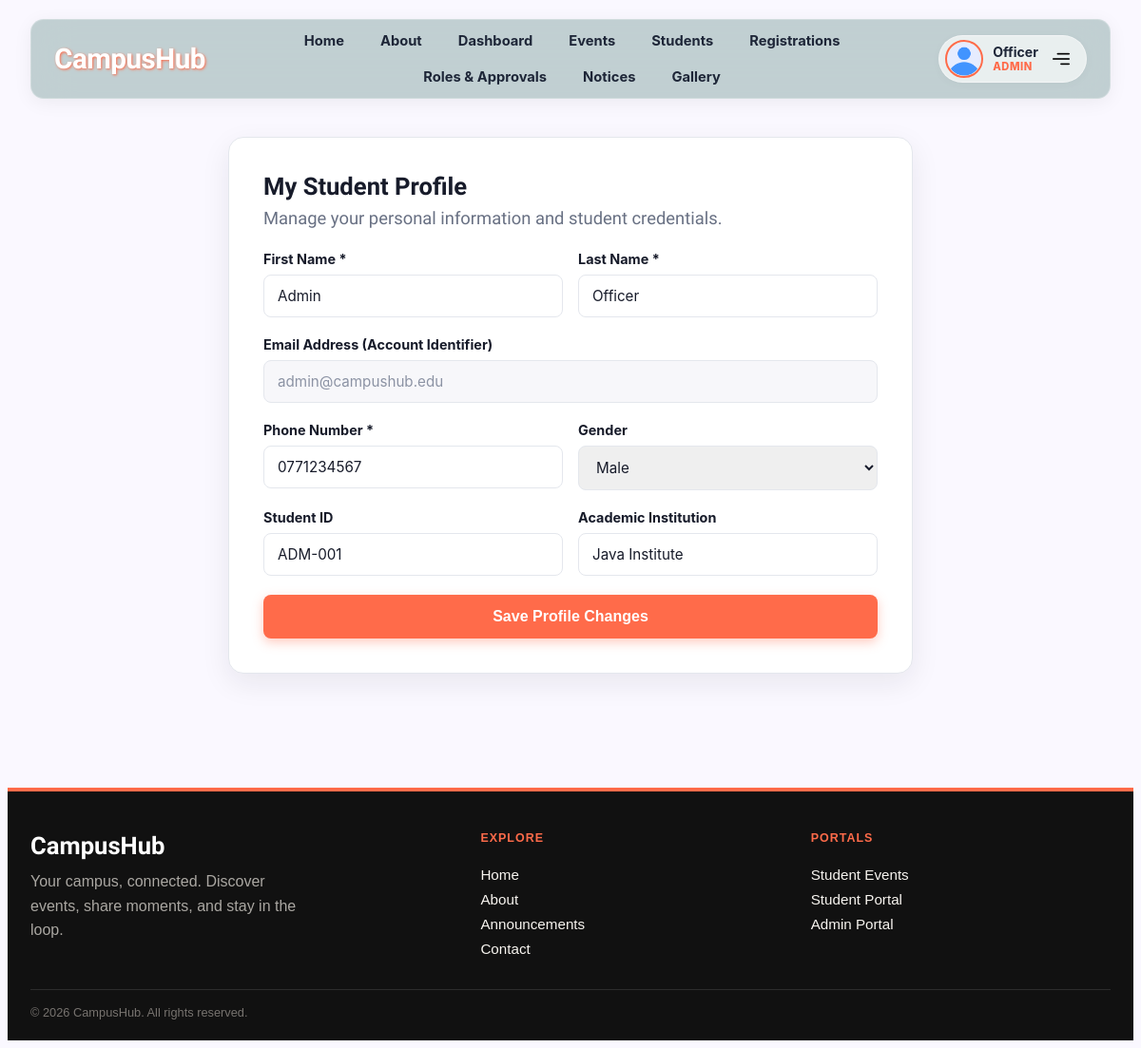
/student/profile.php (signed in), run on the app's committed database.
### tables this page shows
CREATE TABLE IF NOT EXISTS `users` (
  `user_id` INT AUTO_INCREMENT PRIMARY KEY,
  `first_name` VARCHAR(50) NOT NULL,
  `last_name` VARCHAR(75) NOT NULL,
  `email` VARCHAR(100) NOT NULL UNIQUE,
  `phone` VARCHAR(25) NOT NULL UNIQUE,
  `password_hash` VARCHAR(255) NOT NULL,
  `gender` VARCHAR(10) NOT NULL DEFAULT 'other',
  `role` ENUM('super_admin', 'admin', 'moderator', 'student', 'teacher') NOT NULL DEFAULT 'student',
  `student_id` VARCHAR(50) NULL,
  `institution` VARCHAR(150) NULL DEFAULT 'Java Institute for Advanced Technology',
  `profile_photo` VARCHAR(255) NULL DEFAULT 'default-avatar.png',
  `created_at` TIMESTAMP DEFAULT CURRENT_TIMESTAMP
);

### includes/db.php (called while the page is built, shortened)
<?php
class Database
{
  private static $connection = null;
  public static function getConnection()
  {
    if (self::$connection === null) {
      $conn = @new mysqli(DB_HOST, DB_USER, DB_PASS, DB_NAME, 3306);
      $conn->set_charset("utf8mb4");
      self::$connection = $conn;
    }
    return self::$connection;
  }
  public static function search($query, $types = null, $params = [])
  {
    $conn = self::getConnection();
    $statement = $conn->prepare($query);
    if ($types != null && !empty($params)) {
      $statement->bind_param($types, ...$params);
    }
    $statement->execute();
    $result = $statement->get_result();
    return $result;
  }
}

### student/profile.php (the view, shortened to what this page needs)
<?php
require_once '../includes/header.php';
require_once '../includes/db.php';
$user_id = isset($_SESSION['user_id']) ? (int)$_SESSION['user_id'] : 2;
$user = null;
$res = Database::search("SELECT * FROM users WHERE user_id = ? LIMIT 1", "i", [$user_id]);
if ($res && $res->num_rows > 0) {
    $user = $res->fetch_assoc();
}
?>
<main class="page-container">
  <div class="profile-container">
    <div class="profile-card">
      <h1>My Student Profile</h1>
      <p class="subtitle">Manage your personal information and student credentials.</p>
      <form action="profile.php" method="POST">
        <div class="form-row-2">
          <div class="form-group">
            <label for="first_name">First Name *</label>
            <input type="text" id="first_name" name="first_name" class="form-control" value="<?php echo htmlspecialchars($user['first_name']); ?>" required>
          </div>
          <div class="form-group">
            <label for="last_name">Last Name *</label>
            <input type="text" id="last_name" name="last_name" class="form-control" value="<?php echo htmlspecialchars($user['last_name']); ?>" required>
          </div>
        </div>
        <div class="form-group">
          <label>Email Address (Account Identifier)</label>
          <input type="email" class="form-control" value="<?php echo htmlspecialchars($user['email']); ?>" disabled>
        </div>
        <div class="form-row-2">
          <div class="form-group">
            <label for="phone">Phone Number *</label>
            <input type="text" id="phone" name="phone" class="form-control" value="<?php echo htmlspecialchars($user['phone']); ?>" required>
          </div>
          <div class="form-group">
            <label for="gender">Gender</label>
            <select id="gender" name="gender" class="form-control">
              <option value="male" <?php echo ($user['gender'] === 'male') ? 'selected' : ''; ?>>Male</option>
            </select>
          </div>
        </div>
        <div class="form-row-2">
          <div class="form-group">
            <label for="student_id">Student ID</label>
            <input type="text" id="student_id" name="student_id" class="form-control" value="<?php echo htmlspecialchars($user['student_id'] ?? 'JI-2024-042'); ?>">
          </div>
          <div class="form-group">
            <label for="institution">Academic Institution</label>
            <input type="text" id="institution" name="institution" class="form-control" value="<?php echo htmlspecialchars($user['institution'] ?? 'Java Institute for Advanced Technology'); ?>">
          </div>
        </div>
        <button type="submit" class="btn-save">Save Profile Changes</button>
      </form>
    </div>
  </div>
</main>
<?php
require_once '../includes/footer.php';
?>

### assets/css/style.css (style rules this page uses)
body { background-color: #faf8ff; font-family: 'Archivo Black', sans-serif; }

### student/profile.php (style rules this page uses)
.page-container { --ink: #171b2a; --muted: #687083; --line: #e4e7ed; --coral: #FF6B4A; width: 100%; padding: 0 24px 64px; box-sizing: border-box; }
.profile-container { width: 100%; max-width: 720px; margin: 40px auto 0; }
.profile-card { background: #ffffff; border: 1px solid var(--line); border-radius: 16px; padding: 36px; box-shadow: 0 10px 30px rgba(23, 27, 42, 0.08); }
.profile-card h1 { margin: 0 0 8px; color: var(--ink); font-size: 1.6rem; }
.profile-card p.subtitle { margin: 0 0 24px; color: var(--muted); font-family: 'Cabin Sketch', cursive; font-size: 1.15rem; }
.form-row-2 { display: grid; grid-template-columns: 1fr 1fr; gap: 16px; }
.form-group { margin-bottom: 20px; }
.form-group label { display: block; margin-bottom: 8px; font-weight: 700; color: var(--ink); font-size: 0.9rem; font-family: -apple-system, BlinkMacSystemFont, "Segoe UI", Roboto, sans-serif; }
.form-control { width: 100%; padding: 12px 14px; border: 1.5px solid var(--line); border-radius: 8px; font-size: 0.95rem; color: var(--ink); box-sizing: border-box; font-family: -apple-system, BlinkMacSystemFont, "Segoe UI", Roboto, sans-serif; }
.form-control:disabled { background-color: #f7f7fa; color: #8c93a4; cursor: not-allowed; }
.btn-save { width: 100%; background-color: var(--coral); color: #ffffff; padding: 14px; border: none; border-radius: 8px; font-weight: bold; font-size: 1rem; cursor: pointer; box-shadow: 0 4px 12px rgba(255, 107, 74, 0.35); transition: background-color 0.2s; }

### data on the page
users: first_name "Admin", last_name "Officer", email "admin@campushub.edu", phone "0771234567", gender "Male", student_id "ADM-001", institution "Java Institute"

### other printed values
$user_name "Officer"
str_replace('_', ' ', $user_role) "ADMIN"
